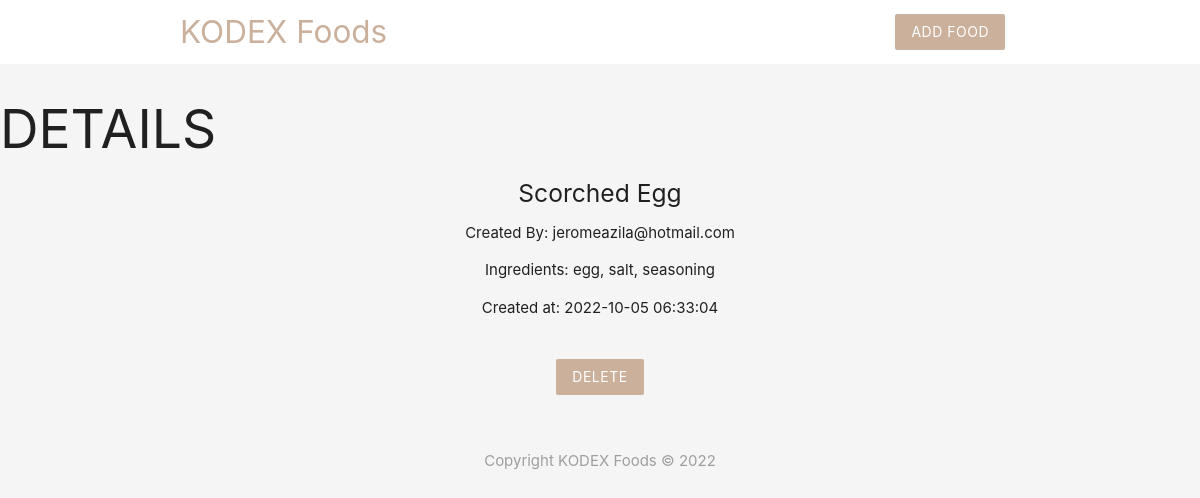
Page /details.php?id=6 on the committed database.
### tables this page shows
CREATE TABLE `food` (
  `id` int(11) NOT NULL,
  `title` varchar(70) NOT NULL,
  `ingredients` varchar(255) NOT NULL,
  `email` varchar(70) NOT NULL,
  `created_at` timestamp NOT NULL DEFAULT current_timestamp() ON UPDATE current_timestamp()
);

### details.php (the view, shortened to what this page needs)
<?php
include('config/db_connect.php');
if(isset($_GET['id'])){
    $id = mysqli_real_escape_string($conn,$_GET['id']);
    $sql = "SELECT * FROM food WHERE id=$id";
    $result = mysqli_query($conn,$sql);
    $food = mysqli_fetch_assoc($result);
}
?>
<!DOCTYPE html>
<html lang="en">
<?php include 'layout/header.php'; ?>
<h2> DETAILS </h2>
<div class="container center">
    <?php if($food):?>
        <h5> <?php echo $food['title'] ?></h5>
        <p> Created By: <?php echo htmlspecialchars($food['email']) ?></p>
        <p> Ingredients: <?php echo htmlspecialchars($food['ingredients']) ?></p>
        <p> Created at: <?php echo htmlspecialchars($food['created_at']) ?></p>
        <form action="details.php" method="POST">
            <input type="submit" name="delete" value="Delete" class="btn brand z-depth-0">
        </form>
    <?php else: ?>
        <p> No Such Id Found</p>
    <?php endif; ?>
</div>
<?php include 'layout/footer.php'; ?>
</html>

### layout/header.php (style rules this page uses)
.brand { background:#cbb09c !important; }
form { max-width:460px; margin: 20px auto; padding: 20px; }

### rows in the picture
food: title "Scorched Egg", email "jeromeazila@hotmail.com", ingredients "egg, salt, seasoning", created_at "2022-10-05 06:33:04"
